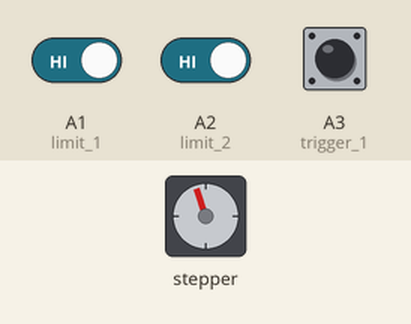
The sketch below on a simulated Arduino Uno, built with avr-gcc and run on an emulated ATmega328P. On the bench: stepper motor. Wiring (inferred from the names in the program): stepper motor driver (200 steps per turn assumed): step pin 2; direction pin 3; enable pin 4. Inputs (shaded band) come from the test bench; at power-on: A1 (limit_1) HIGH, A2 (limit_2) HIGH, A3 (trigger_1) HIGH.

Above: at 0.8 s.
0.9 s: A1 (limit_1) driven LOW
At 1.8 s:
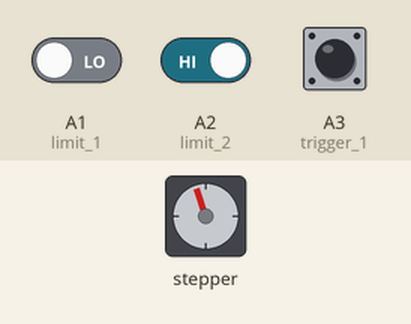
3.9 s: A1 (limit_1) driven HIGH
At 5.2 s:
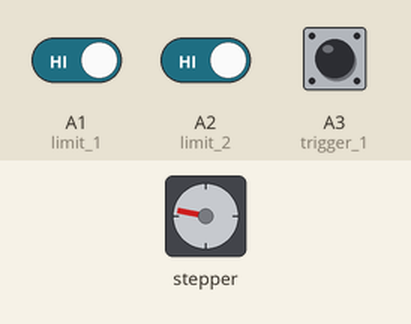
Timing chart, 0 to 62.4 s (numbered marks = the images above; inputs shaded):
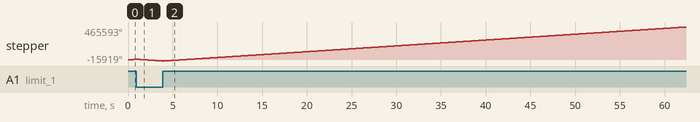

The sketch:

Escapement.ino
```cpp
// Parts Escapement Technology Demonstration
// Viking Machinery Ltd
// Writted by: James Hussey
// November 2021
// Version 1.2
// www.vikingmachinery.co.nz

//----------------------------------------------------------------------------------------------------------------------------------------------------------------

// Define OUTPUT pin numbers & names
int step_pin = 2;  // Pin connected to Steps pin on DM542
int dir_pin = 3;   // Pin connected to Direction pin
int en_pin = 4;     // Pin connected to Enable pin

// Define INPUT pin numbers and names
int limit_1 = A1;  // Pin connected to limit switch one
int limit_2 = A2;  // Pin connected to limit switch two
int trigger_1 = A3; // Pin connected to input signal 1
int trigger_2 = A4; // Pin connected to input signal 1

// Define misc variables
int pulsetime = 100; // Integer value for pulse delay. Smaller makes stepper run faster

//----------------------------------------------------------------------------------------------------------------------------------------------------------------

void setup() {
  // Setup code runs once when the Arduino powers on or is reset
  pinMode(dir_pin, OUTPUT);
  pinMode(step_pin, OUTPUT);
  pinMode(en_pin, OUTPUT);
  pinMode(limit_1, INPUT_PULLUP);
  pinMode(limit_2, INPUT_PULLUP);
  pinMode(trigger_1, INPUT_PULLUP);
  pinMode(trigger_2, INPUT_PULLUP);


  digitalWrite(en_pin, LOW);   // Enable Stepper Motor Driver
  digitalWrite(step_pin, LOW);
  digitalWrite(dir_pin, LOW);

stepperHome(); //Returns the stepper to the pick up position for start up. Sub routine is called at end of program.

 }

//----------------------------------------------------------------------------------------------------------------------------------------------------------------

void loop() {
  // Loop code runs over and over again indefinately

dropoff1();
dropoff2();
freeWheel();
stepperHome();


}


//----------------------------------------------------------------------------------------------------------------------------------------------------------------

void dropoff1(){                                                  // This routine moves the motor to drop off position 1 and then returns to pick up position. As long as the trigger signal is applied, this will loop.
    while (digitalRead(limit_2) && digitalRead(trigger_1)) {      // Do this until the switch is activated
      digitalWrite(dir_pin, HIGH);                                // (HIGH = anti-clockwise / LOW = clockwise)
      digitalWrite(step_pin, HIGH);
      delayMicroseconds(pulsetime);                               // Delay to slow down speed of Stepper
      digitalWrite(step_pin, LOW);
      delayMicroseconds(pulsetime);
    }
delay(200);                                                       // Pause to allow parts to fall
}

//----------------------------------------------------------------------------------------------------------------------------------------------------------------

void dropoff2(){                                                  // This routine moves the motor to drop off position 2 and then returns to pick up position. As long as the trigger signal is applied, this will loop.
    while (digitalRead(limit_2) && digitalRead(trigger_2)) {      // Do this until the switch is activated
      digitalWrite(dir_pin, LOW);                                 // (HIGH = anti-clockwise / LOW = clockwise)
      digitalWrite(step_pin, HIGH);
      delayMicroseconds(pulsetime);                               // Delay to slow down speed of Stepper
      digitalWrite(step_pin, LOW);
      delayMicroseconds(pulsetime);
    }
    delay(200);                                                   // Pause to allow parts to fall
}

//----------------------------------------------------------------------------------------------------------------------------------------------------------------

void stepperHome(){                     // This routine returns the motor to the home (pick up) position

      digitalWrite(en_pin, LOW);

    while (digitalRead(limit_1)) {      // Do this until the switch is activated
      digitalWrite(dir_pin, HIGH);      // (HIGH = anti-clockwise / LOW = clockwise)
      digitalWrite(step_pin, HIGH);
      delayMicroseconds(pulsetime);     // Delay to slow down speed of Stepper
      digitalWrite(step_pin, LOW);
      delayMicroseconds(pulsetime);
    }

delay(200);

    while (!digitalRead(limit_1)) {   // Do this until the switch is not activated
      digitalWrite(dir_pin, LOW);
      digitalWrite(step_pin, HIGH);
      delayMicroseconds(pulsetime);   // More delay
      digitalWrite(step_pin, LOW);
      delayMicroseconds(pulsetime);
    }

delay(100);                         // A short pause to allow time for parts to settle
}

//----------------------------------------------------------------------------------------------------------------------------------------------------------------

void freeWheel(){                       // This routine disables the stepper mtoro drive, allowing for free handed movement of the escapement

    while (digitalRead(limit_2) && digitalRead(trigger_2)) {      // Do this while both triggers are depressed
      digitalWrite(en_pin, HIGH);      // (HIGH = disabled motors)

    }
}

//----------------------------------------------------------------------------------------------------------------------------------------------------------------
```
